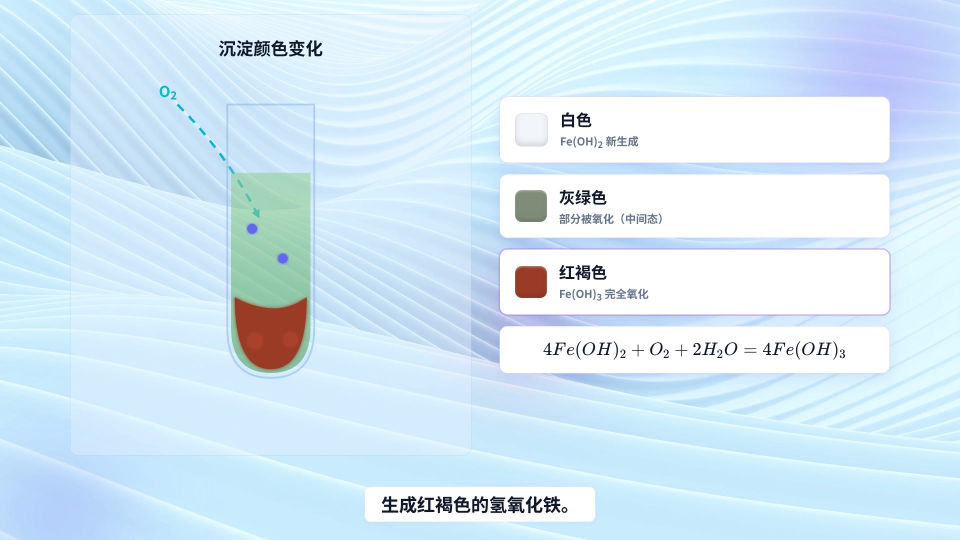
#> input picture cookbooks/edu-agent/assets/case-edu-agent-chemistry.jpg, 1920 x 1080 px (shown at 1/2 size)
$ python -i image_quality.py   (imports and definitions only)
#> lines starting #> are read from the running program, lines starting #| are printed output that depends on the picture
"""Deterministic Pillow-based frame quality and near-duplicate metrics."""

from __future__ import annotations

import math
from dataclasses import asdict, dataclass
from pathlib import Path
from typing import TYPE_CHECKING, Any

if TYPE_CHECKING:
    from PIL.Image import Image
else:
    Image = Any


@dataclass(frozen=True)
class QualityMetrics:
    width: int
    height: int
    brightness: float
    contrast: float
    dark_clip: float
    bright_clip: float
    laplacian_variance: float
    edge_density: float
    entropy: float
    score: float
    reject_reasons: tuple[str, ...]
    dhash: str
    histogram: tuple[float, ...]

    @property
    def grid_entropy(self) -> float:
        return self.entropy

    def to_dict(self) -> dict[str, Any]:
        value = asdict(self)
        value["reject_reasons"] = list(self.reject_reasons)
        value["histogram"] = list(self.histogram)
        return value


def _entropy(values: list[int]) -> float:
    if not values:
        return 0.0
    bins = [0] * 16
    for value in values:
        bins[min(15, value // 16)] += 1
    total = len(values)
    result = 0.0
    for count in bins:
        if count:
            probability = count / total
            result -= probability * math.log2(probability)
    return result / 4.0


def _laplacian_and_edges(gray: Image) -> tuple[float, float]:
    from PIL import Image as PillowImage

    sample = gray.copy()
    sample.thumbnail((320, 180), PillowImage.Resampling.LANCZOS)
    pixels = list(sample.getdata())
    width, height = sample.size
    if width < 3 or height < 3:
        return 0.0, 0.0
    responses: list[int] = []
    edge_count = 0
    for y in range(1, height - 1):
        row = y * width
        for x in range(1, width - 1):
            index = row + x
            response = abs(
                4 * pixels[index]
                - pixels[index - 1]
                - pixels[index + 1]
                - pixels[index - width]
                - pixels[index + width]
            )
            responses.append(response)
            edge_count += response >= 32
    mean = sum(responses) / len(responses)
    variance = sum((response - mean) ** 2 for response in responses) / len(responses)
    return variance, edge_count / len(responses)


def _grid_entropy(gray: Image) -> float:
    from PIL import Image as PillowImage

    sample = gray.copy()
    sample.thumbnail((256, 256), PillowImage.Resampling.LANCZOS)
    width, height = sample.size
    pixels = list(sample.getdata())
    values = []
    for grid_y in range(4):
        for grid_x in range(4):
            x0, x1 = grid_x * width // 4, (grid_x + 1) * width // 4
            y0, y1 = grid_y * height // 4, (grid_y + 1) * height // 4
            cell = [pixels[y * width + x] for y in range(y0, y1) for x in range(x0, x1)]
            values.append(_entropy(cell))
    return sum(values) / len(values) if values else 0.0


def dhash(image: Image, size: int = 8) -> str:
    from PIL import Image as PillowImage

    if size < 2:
        raise ValueError("dHash size must be at least 2")
    gray = image.convert("L").resize((size + 1, size), PillowImage.Resampling.LANCZOS)
    pixels = list(gray.getdata())
    bits = 0
    for y in range(size):
        for x in range(size):
            left = pixels[y * (size + 1) + x]
            right = pixels[y * (size + 1) + x + 1]
            bits = (bits << 1) | int(left > right)
    return f"{bits:0{(size * size + 3) // 4}x}"


def normalized_histogram(image: Image) -> tuple[float, ...]:
    from PIL import Image as PillowImage

    reduced = image.convert("RGB").resize((64, 64), PillowImage.Resampling.BILINEAR)
    raw = reduced.histogram()
    grouped: list[int] = []
    for channel in range(3):
        section = raw[channel * 256 : (channel + 1) * 256]
        grouped.extend(sum(section[index : index + 16]) for index in range(0, 256, 16))
    total = sum(grouped) or 1
    return tuple(value / total for value in grouped)


def hamming_distance(left: str, right: str) -> int:
    if len(left) != len(right) or not left:
        raise ValueError("dHash values must be non-empty and equally sized")
    return (int(left, 16) ^ int(right, 16)).bit_count()


def histogram_similarity(left: tuple[float, ...] | list[float], right: tuple[float, ...] | list[float]) -> float:
    if len(left) != len(right) or not left:
        return 0.0
    return sum(min(a, b) for a, b in zip(left, right))


def are_near_duplicates(
    left: QualityMetrics,
    right: QualityMetrics,
    *,
    hash_distance: int = 6,
    histogram_threshold: float = 0.94,
) -> bool:
    if hash_distance < 0 or not 0 <= histogram_threshold <= 1:
        raise ValueError("invalid near-duplicate thresholds")
    return (
        hamming_distance(left.dhash, right.dhash) <= hash_distance
        and histogram_similarity(left.histogram, right.histogram) >= histogram_threshold
    )


def evaluate_image(
    path: str | Path,
    *,
    min_width: int = 320,
    min_height: int = 180,
    min_score: float = 0.35,
) -> QualityMetrics:
    """Measure exposure, contrast, clipping, sharpness, edges, entropy, and similarity features."""
#> called with min_width = 320, min_height = 180, min_score = 0.35
    from PIL import Image as PillowImage
    from PIL import ImageStat

    source = Path(path)
    if min_width < 1 or min_height < 1 or not 0 <= min_score <= 1:
        raise ValueError("invalid image quality thresholds")
    with PillowImage.open(source) as opened:
#> opened is the input picture: PIL image 1920x1080 RGB; mean R, G, B 212.1, 232.7, 246.5
        image = opened.convert("RGB")
        width, height = image.size
#> width = 1920; height = 1080
        gray = image.convert("L")
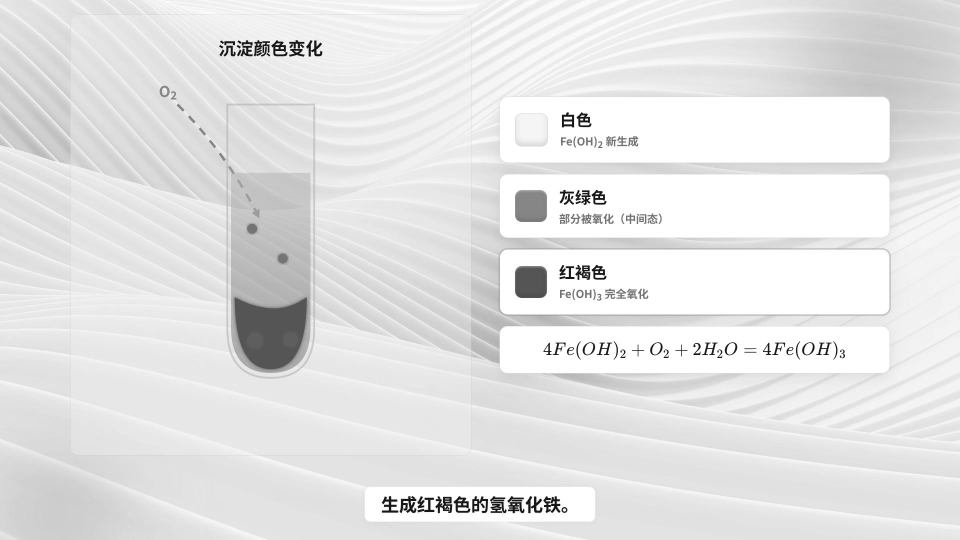
#> gray: PIL image 1920x1080 L (shown at 1/2 size); min 10, max 255, mean 228.2
        sample = gray.copy()
        sample.thumbnail((320, 180), PillowImage.Resampling.LANCZOS)
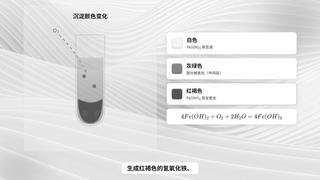
#> sample: PIL image 320x180 L; min 31, max 255, mean 228
        values = list(sample.getdata())
#> values = 57600 items
        statistics = ImageStat.Stat(sample)
        brightness = float(statistics.mean[0])
#> brightness = 228
        contrast = float(statistics.stddev[0])
#> contrast = 24.36
        dark_clip = sum(value <= 5 for value in values) / max(1, len(values))
#> dark_clip = 0
        bright_clip = sum(value >= 250 for value in values) / max(1, len(values))
#> bright_clip = 0.155
        laplacian_variance, edge_density = _laplacian_and_edges(gray)
#> in _laplacian_and_edges, `pixels = list(sample.getdata())`: pixels = 57600 items
#> after the loop in _laplacian_and_edges, `for y in range(1, height - 1):`: edge_count = 3671; responses = 56604 items
#> in _laplacian_and_edges, `mean = sum(responses) / len(responses)`: mean = 11.04
#> in _laplacian_and_edges, `variance = sum((response - mean) ** 2 for response in responses) / len..`: variance = 739.7
#> laplacian_variance = 739.7; edge_density = 0.0649
        entropy = _grid_entropy(gray)
#> in _grid_entropy, `pixels = list(sample.getdata())`: pixels = 36864 items
#> after the loop in _grid_entropy, `for grid_y in range(4):`: values = [0.406, 0.383, 0.281, 0.486, 0.334, 0.454, 0.501, 0.307, 0.108, 0.508, 0.578, 0.339, 0.355, 0.234, 0.265, 0.132]
#> entropy = 0.354
        sharpness = min(1.0, laplacian_variance / 1200.0)
#> sharpness = 0.616
        exposure = max(0.0, 1.0 - abs(brightness - 127.5) / 127.5)
#> exposure = 0.212
        contrast_score = min(1.0, contrast / 55.0)
#> contrast_score = 0.443
        edge_score = min(1.0, edge_density / 0.18)
#> edge_score = 0.36
        information = max(0.0, 1.0 - abs(entropy - 0.62) / 0.62)
#> information = 0.572
        score = (
            0.35 * sharpness
            + 0.22 * exposure
            + 0.18 * contrast_score
            + 0.15 * edge_score
            + 0.10 * information
        )
#> score = 0.453
        reasons = []
        if width < min_width or height < min_height:
            reasons.append("resolution")
        if brightness < 18 or dark_clip > 0.92:
            reasons.append("too_dark")
        if brightness > 238 or bright_clip > 0.92:
            reasons.append("too_bright")
        if laplacian_variance < 18:
            reasons.append("blur")
        if score < min_score:
            reasons.append("low_score")
        return QualityMetrics(
            width=width,
            height=height,
            brightness=round(brightness, 6),
            contrast=round(contrast, 6),
            dark_clip=round(dark_clip, 6),
            bright_clip=round(bright_clip, 6),
            laplacian_variance=round(laplacian_variance, 6),
            edge_density=round(edge_density, 6),
            entropy=round(entropy, 6),
            score=round(score, 6),
            reject_reasons=tuple(sorted(set(reasons))),
            dhash=dhash(image),
            histogram=normalized_histogram(image),
        )
#> in dhash, `pixels = list(gray.getdata())`: pixels = 72 values, max 252 at index 25, min 160 at index 38, mean 227.9
#> after the loop in dhash, `for y in range(size):`: bits = 5119424896619788336
#> in normalized_histogram, `reduced = image.convert("RGB").resize((64, 64), PillowImage.Resampling..`:
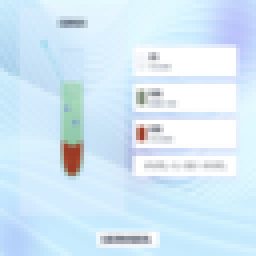
#> reduced: PIL image 64x64 RGB (shown 4 times larger); mean R, G, B 212.1, 232.7, 246.5
#> in normalized_histogram, `raw = reduced.histogram()`: raw = 768 values, max 1229 at index 766, min 0 at index 0, mean 16
#> after the loop in normalized_histogram, `for channel in range(3):`: grouped = 48 values, max 3717 at index 47, min 0 at index 0, mean 256
#> in normalized_histogram, `total = sum(grouped) or 1`: total = 12288


histogram = normalized_histogram

>>> result = evaluate_image('../../../../../cookbooks/edu-agent/assets/case-edu-agent-chemistry.jpg')

$ run again, on cookbooks/edu-agent/assets/case-edu-agent-math.jpg
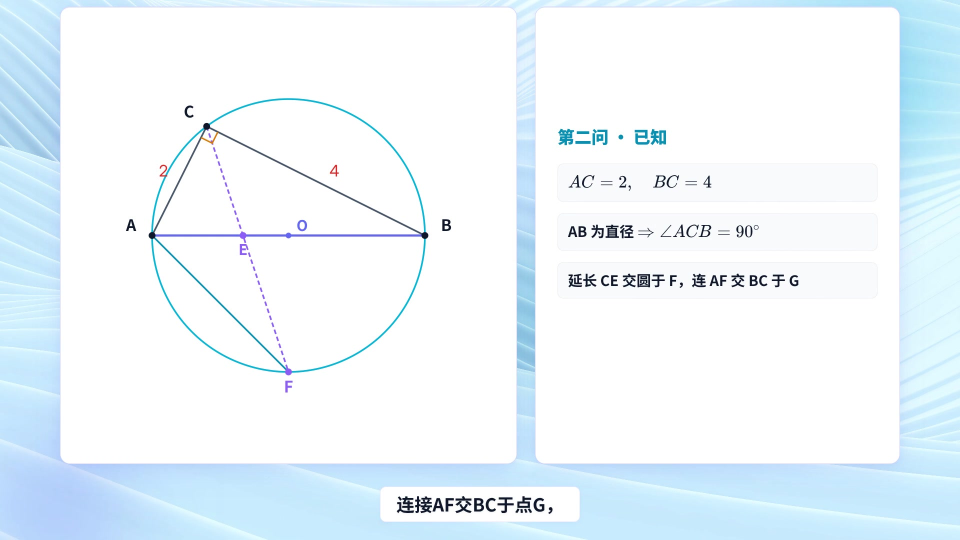
#> input picture cookbooks/edu-agent/assets/case-edu-agent-math.jpg, 1920 x 1080 px (shown at 1/2 size)
#> in evaluate_image, opened is the input picture: PIL image 1920x1080 RGB; mean R, G, B 236.4, 245.8, 251.8
#> in evaluate_image, `values = list(sample.getdata())`: values = 57600 items
#> brightness = 243.5
#> contrast = 20.76
#> dark_clip = 3.47e-05
#> bright_clip = 0.664
#> in _laplacian_and_edges, `pixels = list(sample.getdata())`: pixels = 57600 items
#> after the loop in _laplacian_and_edges, `for y in range(1, height - 1):`: edge_count = 4002; responses = 56604 items
#> mean = 9.72
#> variance = 1055.2
#> edge_density = 0.0707
#> in _grid_entropy, `sample.thumbnail((256, 256), PillowImage.Resampling.LANCZOS)`:
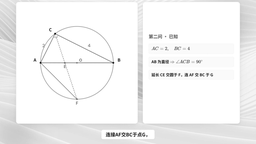
#> sample: PIL image 256x144 L; min 2, max 255, mean 243.4
#> in _grid_entropy, `pixels = list(sample.getdata())`: pixels = 36864 items
#> after the loop in _grid_entropy, `for grid_y in range(4):`: values = [0.348, 0.109, 0.17, 0.291, 0.396, 0.217, 0.322, 0.206, 0.282, 0.127, 0.259, 0.192, 0.472, 0.428, 0.411, 0.318]
#> entropy = 0.284
#> sharpness = 0.879
#> exposure = 0.0904
#> contrast_score = 0.377
#> edge_score = 0.393
#> information = 0.458
#> score = 0.5
#> in dhash, `pixels = list(gray.getdata())`: pixels = 72 values, max 255 at index 12, min 207 at index 63, mean 243.8
#> after the loop in dhash, `for y in range(size):`: bits = 3700086598693622068
#> in normalized_histogram, `reduced = image.convert("RGB").resize((64, 64), PillowImage.Resampling..`:
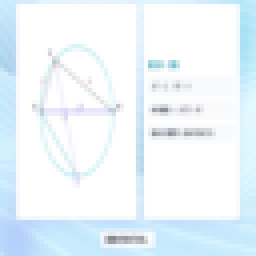
#> reduced: PIL image 64x64 RGB (shown 4 times larger); mean R, G, B 236.4, 245.8, 251.8
#> raw = 768 values, max 1978 at index 767, min 0 at index 0, mean 16
#> after the loop in normalized_histogram, `for channel in range(3):`: grouped = 48 values, max 3915 at index 47, min 0 at index 0, mean 256
#> total = 12288

$ run again, on cookbooks/edu-agent/assets/case-edu-agent-physics.jpg
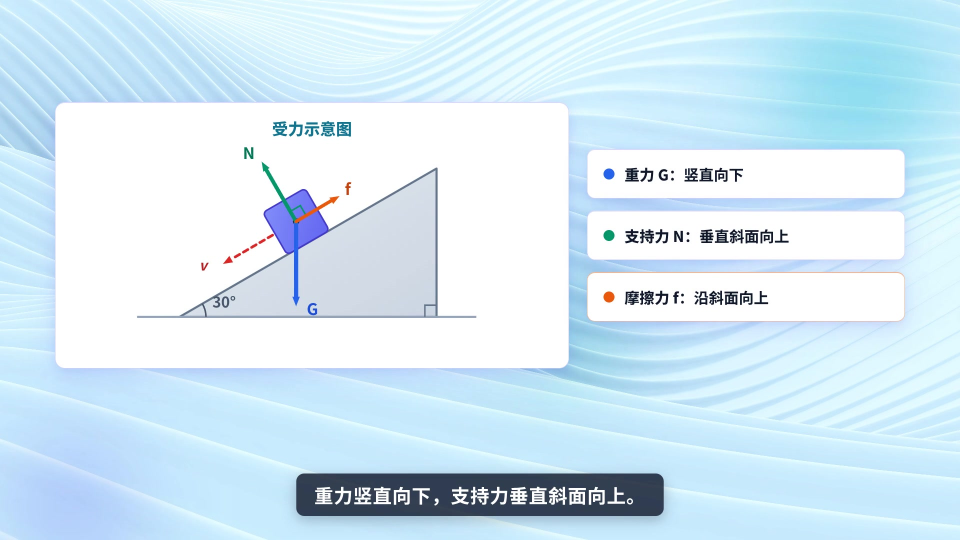
#> input picture cookbooks/edu-agent/assets/case-edu-agent-physics.jpg, 1920 x 1080 px (shown at 1/2 size)
#> in evaluate_image, opened is the input picture: PIL image 1920x1080 RGB; mean R, G, B 211, 232.5, 244.9
#> in evaluate_image, `values = list(sample.getdata())`: values = 57600 items
#> brightness = 227.3
#> contrast = 33.86
#> dark_clip = 0
#> bright_clip = 0.28
#> in _laplacian_and_edges, `pixels = list(sample.getdata())`: pixels = 57600 items
#> after the loop in _laplacian_and_edges, `for y in range(1, height - 1):`: edge_count = 5139; responses = 56604 items
#> mean = 12.63
#> variance = 1035.8
#> edge_density = 0.0908
#> in _grid_entropy, `sample.thumbnail((256, 256), PillowImage.Resampling.LANCZOS)`:
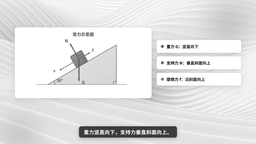
#> sample: PIL image 256x144 L; min 22, max 255, mean 227.3
#> in _grid_entropy, `pixels = list(sample.getdata())`: pixels = 36864 items
#> after the loop in _grid_entropy, `for grid_y in range(4):`: values = [0.457, 0.348, 0.275, 0.363, 0.291, 0.474, 0.453, 0.43, 0.416, 0.452, 0.556, 0.365, 0.356, 0.549, 0.545, 0.131]
#> entropy = 0.404
#> sharpness = 0.863
#> exposure = 0.217
#> contrast_score = 0.616
#> edge_score = 0.504
#> information = 0.651
#> score = 0.601
#> in dhash, `pixels = list(gray.getdata())`: pixels = 72 values, max 255 at index 19, min 137 at index 66, mean 226.7
#> after the loop in dhash, `for y in range(size):`: bits = 1661631915588329833
#> in normalized_histogram, `reduced = image.convert("RGB").resize((64, 64), PillowImage.Resampling..`:
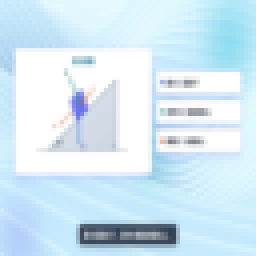
#> reduced: PIL image 64x64 RGB (shown 4 times larger); mean R, G, B 211, 232.5, 244.9
#> raw = 768 values, max 847 at index 767, min 0 at index 0, mean 16
#> after the loop in normalized_histogram, `for channel in range(3):`: grouped = 48 values, max 3575 at index 47, min 0 at index 0, mean 256
#> total = 12288
